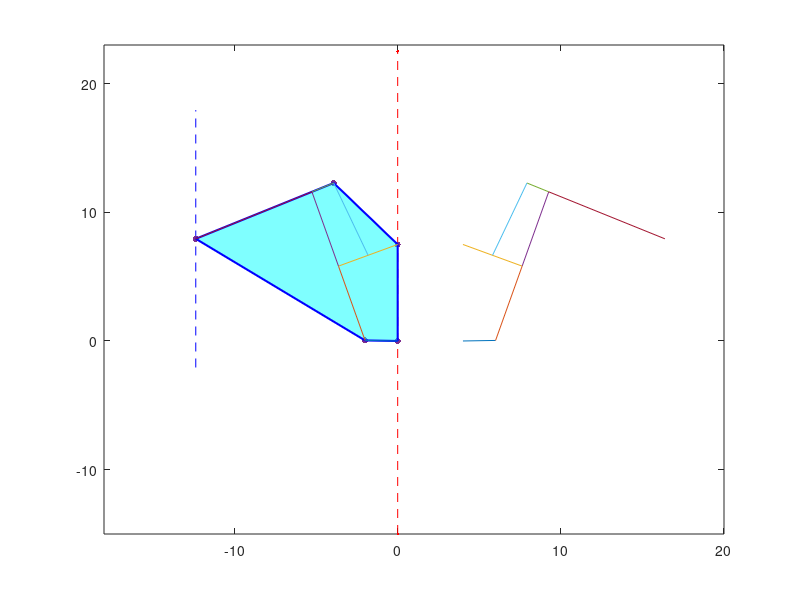

The MATLAB script that drew this image:
%this isimportant regarding 1st week presentation

%this is the bat wing folding mechanism
%paper: Design and analysis of a bat-like active morphing wing mechanism

clc,clearvars,close all;

%4 bar
l1=7.5;
l2=2;
l3=6;
l4=4;
l41=0.5*l4;
l42=l41;
l5=6;
l6=6;
l7=1.5;
l8=8;

th2=0:0.05:0.5*pi;
th3=zeros(1,length(th2));
th4=zeros(1,length(th2));
bd=(l1^2+l2^2-2*l1*l2*cos(th2)).^0.5;
gama=acos((l3^2+l4^2-bd.^2)/(2*l3*l4));

for i=1:length(th2)
    th3(i)=2*atan((-l2*sin(th2(i))+l4*sin(gama(i)))/(l1+l3-l2*cos(th2(i))-l4*cos(gama(i))));
    th4(i)=2*atan((l2*sin(th2(i))-l3*sin(gama(i)))/(l4-l1-l2*cos(th2(i))-l3*cos(gama(i))));
end

%coordinates

bx=l2*cos(th2);
by=l2*sin(th2);

cx=l2*cos(th2)+l3*cos(th3);
cy=l2*sin(th2)+l3*sin(th3);

dx=l1;
dy=0;

%ratios for point e m=l41, n=l42
m=l41;
n=l42;
ex=(m*dx+n*cx)/(m+n);
ey=(m*dy+n*cy)/(m+n);

%ratios for point g m=l3+l5, n=l5
m=l3+l5;
n=l5;
gx=(m*cx-n*bx)/(m-n);
gy=(m*cy-n*by)/(m-n);

%fnding point f
for i=1:length(th2)
    c=((ex(i)-gx(i))^2+(ey(i)-gy(i))^2)^0.5;
    a=l6;
    b=l7;
    C=(a^2+c^2-b^2)/(2*a*c);
    S=(1-C^2)^0.5;
    fx(i)=ex(i)+a/c*(gx(i)-ex(i))*C+a/c*(gy(i)-ey(i))*S;
    fy(i)=ey(i)+a/c*(gy(i)-ey(i))*C-a/c*(gx(i)-ex(i))*S;
end

%for point h
m=l7+l8;
n=l8;
hx=(m*gx-n*fx)/(m-n);
hy=(m*gy-n*fy)/(m-n);

%variable for wingspan
wingspan = 0;


for i=1:length(th2)

    %plot for winng stretch
    %horizontal
    plot(-[0,dy],[0-15,dx+15],'r.--');
    hold on;
    plot(-[hy(i),hy(i)],[hx(i)-10,hx(i)+10],'b--')
    hold on;

    %plot for wingspan area

    %shading and highlighting verices
    x = -[0; by(i); hy(i); fy(i); dy];
    y = [0; bx(i); hx(i); fx(i); dx];
    scatter(x, y, 20, 'red', 'filled'); % Highlight vertices
    fill(x, y, 'cyan', 'FaceAlpha', 0.5, 'EdgeColor', 'blue', 'LineWidth', 1.5);
    hold on;

    %determine wingspan
    area = polyarea(x, y);
    wingspan = max(wingspan,area);
    wing_area(i) = area;

    %for 1 side of the wing
    plot(-[0,by(i)],[0,bx(i)]);
    hold on;
    plot(-[by(i),cy(i)],[bx(i),cx(i)]);
    hold on;
    plot(-[cy(i),dy],[cx(i),dx]);
    hold on;
    plot(-[cy(i),gy(i)],[cx(i),gx(i)]);
    hold on;
    plot(-[fy(i),gy(i)],[fx(i),gx(i)]);
    hold on;
    plot(-[fy(i),ey(i)],[fx(i),ex(i)]);
    hold on;
    plot(-[gy(i),hy(i)],[gx(i),hx(i)]);
    hold on;
    %plot((cx(1:i)+dx)/2,(cy(1:i)+dy)/2,'c--');
    %for 2nd side of the wing
    plot([0,by(i)]+2*l2,[0,bx(i)]);
    hold on;
    plot([by(i),cy(i)]+2*l2,[bx(i),cx(i)]);
    hold on;
    plot([cy(i),dy]+2*l2,[cx(i),dx]);
    hold on;
    plot([cy(i),gy(i)]+2*l2,[cx(i),gx(i)]);
    hold on;
    plot([fy(i),gy(i)]+2*l2,[fx(i),gx(i)]);
    hold on;
    plot([fy(i),ey(i)]+2*l2,[fx(i),ex(i)]);
    hold on;
    plot([gy(i),hy(i)]+2*l2,[gx(i),hx(i)]);
    hold on;
    axis([-18,20,-15,23]);
    drawnow;
    hold off;
end

whos
